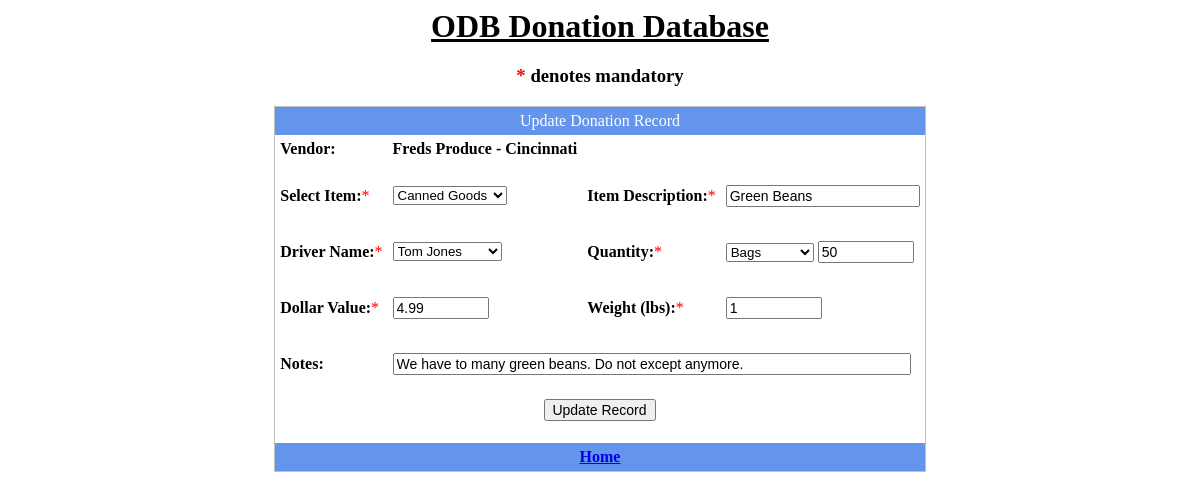
/edit.php?id=9, run on an earlier commit of the app's database.
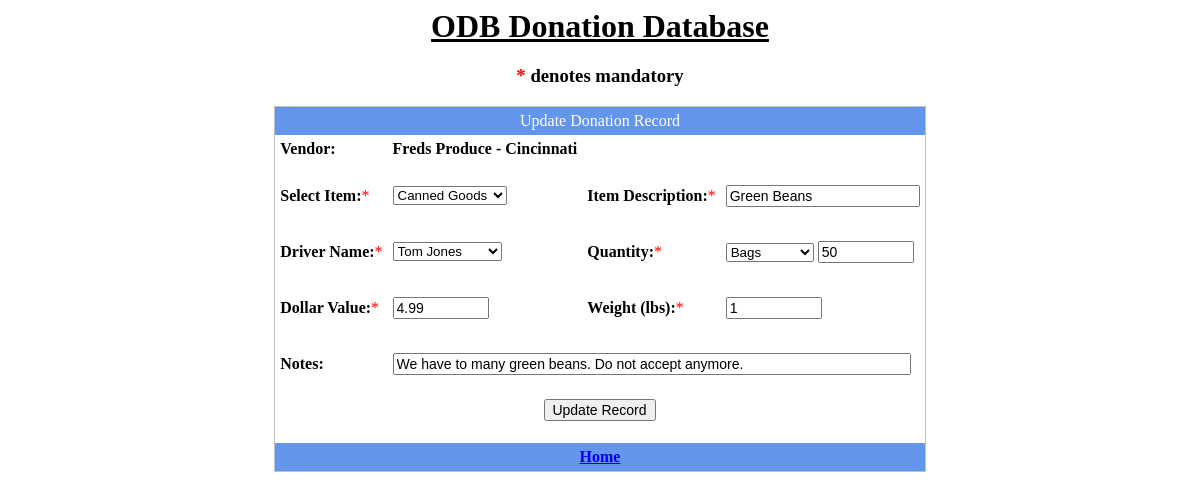
And on a later commit of the database.
### tables this page shows
CREATE TABLE `Donation` (
  `Id` int(11) NOT NULL AUTO_INCREMENT,
  `Vendor` int(11) NOT NULL,
  `Driver` varchar(50) NOT NULL,
  `Items` varchar(50) NOT NULL,
  `ItemDesc` varchar(50) NOT NULL,
  `Quantity` int(11) NOT NULL,
  `QuantityType` varchar(50) NOT NULL,
  `Value` decimal(10,2) NOT NULL,
  `Weight` double NOT NULL,
  `Notes` varchar(250) DEFAULT NULL,
  `Date` datetime NOT NULL DEFAULT CURRENT_TIMESTAMP,
  `Initialize` datetime NOT NULL DEFAULT CURRENT_TIMESTAMP,
  PRIMARY KEY (`Id`),
  UNIQUE KEY `Id` (`Id`)
);

CREATE TABLE `ItemType` (
  `Id` int(11) NOT NULL AUTO_INCREMENT,
  `Item` varchar(50) NOT NULL,
  PRIMARY KEY (`Id`),
  UNIQUE KEY `Id` (`Id`)
);

CREATE TABLE `Driver` (
  `Id` int(11) NOT NULL AUTO_INCREMENT,
  `Driver` varchar(75) NOT NULL,
  `Email` varchar(75) NOT NULL,
  `PhoneNumber` varchar(12) NOT NULL,
  PRIMARY KEY (`Id`),
  UNIQUE KEY `ID` (`Id`)
);

CREATE TABLE `QuantityType` (
  `Id` int(11) NOT NULL AUTO_INCREMENT,
  `Type` varchar(50) NOT NULL,
  PRIMARY KEY (`Id`),
  UNIQUE KEY `Id` (`Id`)
);

### edit.php (the view, shortened to what the changed rows need)
<html>
    <head>
    </head>
    <body>
 <?php
    require 'creds.php';
    $rec_id = $_GET["id"];
?>
       <div class="container">
          <center><h1><u>ODB Donation Database</u></h1></center>
      <?php
      $sql = "SELECT Donation.Id As Id, Donation.Vendor AS VendorId, Vendor.Contact AS Name,
              Vendor.Email AS Email, Vendor.Vendor AS Vendor, Donation.Driver AS Driver,
              Donation.Items, Donation.ItemDesc, Donation.QuantityType, Donation.Quantity,
              Donation.Value, Donation.Weight, Donation.Date, Donation.Notes
              FROM `Donation` INNER JOIN Vendor on Donation.Vendor = Vendor.Id
              WHERE Donation.Id = '".$rec_id."'";
      $result = $conn->query($sql);
      if ( $result->num_rows > 0 )
      {
        while( $row = $result->fetch_assoc() )
        {
      ?>
      <form id="add_form" method="POST" action="<?php echo $_SERVER['PHP_SELF']; ?>?id=<?php echo $rec_id; ?>">
      <table style=" border:1px solid silver" cellpadding="5" cellspacing="0" align="center" border="0">
          <tr>
              <td align="center" colspan="4" style="background:#6495ED; color:#FFFFFF; fontsize:20px">Update Donation Record</td>
          </tr>
          <tr>
            <td><b>Vendor:</b></td>
            <?php
             $sql = "SELECT Vendor, City FROM Vendor Where Id = $row[VendorId]";
             $result1 = $conn->query($sql);
             if ( $result1->num_rows > 0 )
             {
                 while( $row1 = $result1->fetch_assoc() )
                 {
                     echo "<td><b>".$row1['Vendor']." - ".$row1['City']."</b></td>\n";
                 }
             }
            ?>
          </tr>
          <tr>
            <td><input type="hidden" name="Vendor" value="<?php echo $row['VendorId']; ?>" /></td>
          </tr>
          <tr>
            <td><b>Select Item:</b><span class="note">*</span></td>
            <td><select name="Item">
            <?php
             $sql = "SELECT Item FROM ItemType ORDER BY Item";
             $result2 = $conn->query($sql);
             if ( $result2->num_rows > 0 )
             {
                 while( $row2 = $result2->fetch_assoc() )
                 {
                     echo "    <option value=\"".$row2['Item']."\"";
                     if (isset($row['Items']) and ($row2['Item'] === $row['Items'])) echo ' selected="selected"';
                     echo ">".$row2['Item']."</option>\n";
                 }
             }
            ?>
            </select></td>
            <td><b>Item Description:</b><span class="note">*</span></td>
            <td><input type="text" name="ItemDesc" size="20" value="<?php if(isset($row['ItemDesc'])) echo $row['ItemDesc']; ?>"></td>
          </tr>
          <tr>
            <td><p class="note"><?php if(isset($msg_item)) echo $msg_item ?></p></td>
            <td></td>
            <td><p class="note"><?php if(isset($msg_itemdesc)) echo $msg_itemdesc ?></p></td>
          </tr>
          <tr>
            <td><b>Driver Name:</b><span class="note">*</span></td>
            <td><select name="Driver">
            <?php
              $sql = "SELECT Driver FROM Driver ORDER BY Driver";
              $result3 = $conn->query($sql);
              if ( $result3->num_rows > 0 )
              {
                  while( $row3 = $result3->fetch_assoc() )
                  {
                      echo "    <option value=\"".$row3['Driver']."\"";
                      if (isset($row['Driver']) and $row3['Driver'] === $row['Driver']) echo ' selected="selected"';
                      echo ">".$row3['Driver']."</option>\n";
                  }
              }
            ?>
            </select></td>
            <td><b>Quantity:</b><span class="note">*</span></td>
            <td><select name="QuantityType">
             <?php
               $sql = "SELECT Type FROM QuantityType ORDER BY Type";
               $result4 = $conn->query($sql);
               if ( $result4->num_rows > 0 )
               {
                   while( $row4 = $result4->fetch_assoc() )
                   {
                       echo "    <option value=\"".$row4['Type']."\"";
                       if (isset($row['QuantityType']) and ($row['QuantityType'] === $row4['Type'])) echo ' selected="selected"';
                       echo ">".$row4['Type']."</option>\n";
                   }
               }
            ?>
            </select>
            <input type="text" name="Quantity" size="8" value="<?php if(isset($row['Quantity'])) echo $row['Quantity']; ?>"></td>
          </tr>
          <tr>
            <td><p class="note"><?php if (isset($msg_driver)) echo $msg_driver ?></p></td>
            <td></td>
            <td><p class="note"><?php if (isset($msg_quantity)) echo $msg_quantity ?></p></td>
          <tr>
            <td><b>Dollar Value:</b><span class="note">*</span></td>
            <td><input type="text" name="Value" size="8" value="<?php if (isset($row['Value'])) echo $row['Value']; ?>"></td>
            <td><b>Weight (lbs):</b><span class="note">*</span></td>
            <td><input type="text" name="Weight" size="8" value="<?php if (isset($row['Weight'])) echo $row['Weight']; ?>"></td>
          </tr>
          <tr>
            <td><p class="note"><?php if (isset($msg_value)) echo $msg_value ?></p></td>
            <td></td>
            <td><p class="note"><?php if (isset($msg_weight)) echo $msg_weight ?></p></td>
          </tr>
          <tr>
            <td><b>Notes:</b></td>
            <td colspan="4" align="left"><input type="text" name="Notes" size="60" value="<?php if (isset($row['Notes'])) echo $row['Notes']; ?>"></td>
          </tr>
          <tr>
            <td colspan="4" align="center"><input type="hidden" name="do" value="update"><input type="submit" value="Update Record"></td>
          </tr>
          <tr>
            <td colspan="4" align="center"><p class="note"><b><?php if (isset($message)) echo $message ?></b></p></td>
          </tr>
          <tr bgcolor="#6495ED">
            <th colspan="4" align="center" border="1"><a href="index.php">Home</a></th>
          </tr>
      </table>
  </form>
      <?php
        }
      }
      ?>
        </div>
    </body>
</html>

What changed in the data, as far as the page shows it:
changed donation "Green Beans": Notes "We have to many green beans. Do not except anymore." → "We have to many green beans. Do not accept anymore."
